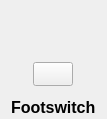
<?xml version="1.0" encoding="UTF-8"?>
<ui version="4.0">
 <class>FootswitchComponent</class>
 <widget class="QWidget" name="FootswitchComponent">
  <property name="geometry">
   <rect>
    <x>0</x>
    <y>0</y>
    <width>101</width>
    <height>119</height>
   </rect>
  </property>
  <property name="windowTitle">
   <string>FootswitchComponent</string>
  </property>
  <layout class="QVBoxLayout" name="verticalLayout">
   <property name="spacing">
    <number>10</number>
   </property>
   <property name="topMargin">
    <number>0</number>
   </property>
   <property name="bottomMargin">
    <number>0</number>
   </property>
   <item>
    <widget class="QWidget" name="footswitch_editbox_placeholder" native="true">
     <property name="sizePolicy">
      <sizepolicy hsizetype="Fixed" vsizetype="Fixed">
       <horstretch>0</horstretch>
       <verstretch>0</verstretch>
      </sizepolicy>
     </property>
     <property name="minimumSize">
      <size>
       <width>0</width>
       <height>22</height>
      </size>
     </property>
    </widget>
   </item>
   <item alignment="Qt::AlignHCenter">
    <widget class="QLineEdit" name="footswitch_editbox">
     <property name="enabled">
      <bool>false</bool>
     </property>
     <property name="sizePolicy">
      <sizepolicy hsizetype="Fixed" vsizetype="Fixed">
       <horstretch>0</horstretch>
       <verstretch>0</verstretch>
      </sizepolicy>
     </property>
     <property name="maximumSize">
      <size>
       <width>60</width>
       <height>16777215</height>
      </size>
     </property>
     <property name="frame">
      <bool>false</bool>
     </property>
     <property name="alignment">
      <set>Qt::AlignCenter</set>
     </property>
    </widget>
   </item>
   <item alignment="Qt::AlignHCenter">
    <widget class="Footswitch" name="footswitch">
     <property name="sizePolicy">
      <sizepolicy hsizetype="Preferred" vsizetype="Preferred">
       <horstretch>0</horstretch>
       <verstretch>0</verstretch>
      </sizepolicy>
     </property>
     <property name="minimumSize">
      <size>
       <width>0</width>
       <height>0</height>
      </size>
     </property>
     <property name="maximumSize">
      <size>
       <width>16777215</width>
       <height>16777215</height>
      </size>
     </property>
     <property name="text">
      <string/>
     </property>
     <property name="checkable">
      <bool>true</bool>
     </property>
     <property name="autoDefault">
      <bool>false</bool>
     </property>
     <property name="default">
      <bool>false</bool>
     </property>
     <property name="flat">
      <bool>false</bool>
     </property>
    </widget>
   </item>
   <item alignment="Qt::AlignHCenter">
    <widget class="EditableLabelWidget" name="footswitch_name">
     <property name="font">
      <font>
       <pointsize>12</pointsize>
       <bold>true</bold>
      </font>
     </property>
     <property name="text">
      <string>Footswitch</string>
     </property>
    </widget>
   </item>
  </layout>
 </widget>
 <customwidgets>
  <customwidget>
   <class>EditableLabelWidget</class>
   <extends>QLabel</extends>
   <header>pyfx.widgets.editable_label_widget</header>
  </customwidget>
  <customwidget>
   <class>Footswitch</class>
   <extends>QPushButton</extends>
   <header>pyfx.widgets.footswitch</header>
  </customwidget>
 </customwidgets>
 <resources/>
 <connections/>
</ui>
